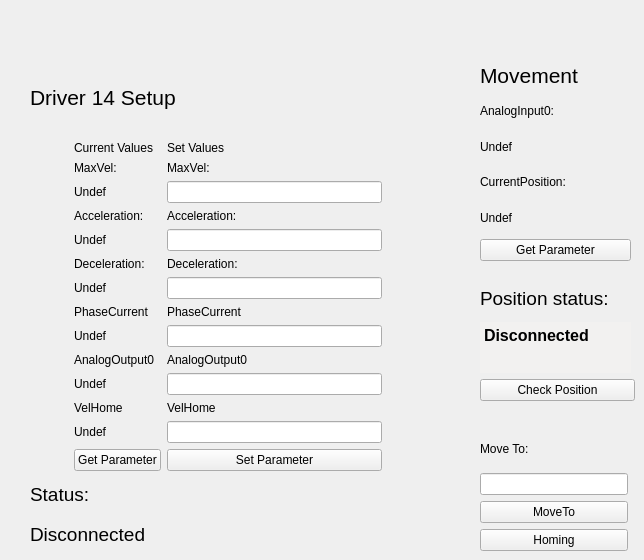
          <widget class="QWidget" name="tab_19">
           <attribute name="title">
            <string>14</string>
           </attribute>
           <attribute name="toolTip">
            <string>Driver 14 Setup and Movimentation</string>
           </attribute>
           <widget class="QWidget" name="layoutWidget_40">
            <property name="geometry">
             <rect>
              <x>480</x>
              <y>430</y>
              <width>148</width>
              <height>121</height>
             </rect>
            </property>
            <layout class="QVBoxLayout" name="verticalLayout_78">
             <item>
              <widget class="QLabel" name="label_334">
               <property name="text">
                <string>Move To:</string>
               </property>
              </widget>
             </item>
             <item>
              <widget class="QLineEdit" name="LineEditMoveToValue_14">
               <property name="toolTip">
                <string>Position to move driver 14</string>
               </property>
              </widget>
             </item>
             <item>
              <widget class="QPushButton" name="MoveTo_14">
               <property name="toolTip">
                <string>Move driver 14 to the position specified above</string>
               </property>
               <property name="text">
                <string>MoveTo</string>
               </property>
              </widget>
             </item>
             <item>
              <widget class="QPushButton" name="Homing_14">
               <property name="toolTip">
                <string>Execute the driver 14 homing procedure</string>
               </property>
               <property name="text">
                <string>Homing</string>
               </property>
              </widget>
             </item>
            </layout>
           </widget>
           <widget class="QWidget" name="layoutWidget_41">
            <property name="geometry">
             <rect>
              <x>480</x>
              <y>60</y>
              <width>151</width>
              <height>201</height>
             </rect>
            </property>
            <layout class="QVBoxLayout" name="verticalLayout_79">
             <item>
              <widget class="QLabel" name="label_335">
               <property name="font">
                <font>
                 <pointsize>16</pointsize>
                </font>
               </property>
               <property name="text">
                <string>Movement</string>
               </property>
              </widget>
             </item>
             <item>
              <widget class="QLabel" name="label_336">
               <property name="text">
                <string>AnalogInput0:</string>
               </property>
              </widget>
             </item>
             <item>
              <widget class="QLabel" name="LabelMovAnalogInput0_14">
               <property name="toolTip">
                <string>Current value of driver 14 AnalogInput(0)</string>
               </property>
               <property name="text">
                <string>Undef</string>
               </property>
              </widget>
             </item>
             <item>
              <widget class="QLabel" name="label_337">
               <property name="text">
                <string>CurrentPosition:</string>
               </property>
              </widget>
             </item>
             <item>
              <widget class="QLabel" name="LabelMovCurrentPosition_14">
               <property name="toolTip">
                <string>Current value of driver 14 CurrentPosition</string>
               </property>
               <property name="text">
                <string>Undef</string>
               </property>
              </widget>
             </item>
             <item>
              <widget class="QPushButton" name="GetParameterMov_14">
               <property name="toolTip">
                <string>Get position parameters of driver 14</string>
               </property>
               <property name="text">
                <string>Get Parameter</string>
               </property>
              </widget>
             </item>
            </layout>
           </widget>
           <widget class="QWidget" name="layoutWidget_39">
            <property name="geometry">
             <rect>
              <x>30</x>
              <y>60</y>
              <width>352</width>
              <height>491</height>
             </rect>
            </property>
            <layout class="QGridLayout" name="gridLayout_47">
             <item row="0" column="0" colspan="3">
              <widget class="QLabel" name="label_251">
               <property name="font">
                <font>
                 <pointsize>16</pointsize>
                </font>
               </property>
               <property name="text">
                <string>Driver 14 Setup</string>
               </property>
              </widget>
             </item>
             <item row="1" column="0">
              <layout class="QVBoxLayout" name="verticalLayout_31">
               <item>
                <widget class="QLabel" name="Images_14">
                 <property name="minimumSize">
                  <size>
                   <width>0</width>
                   <height>100</height>
                  </size>
                 </property>
                 <property name="maximumSize">
                  <size>
                   <width>200</width>
                   <height>150</height>
                  </size>
                 </property>
                 <property name="text">
                  <string/>
                 </property>
                 <property name="pixmap">
                  <pixmap resource="file.qrc">:/Driver.jpg</pixmap>
                 </property>
                 <property name="scaledContents">
                  <bool>true</bool>
                 </property>
                </widget>
               </item>
               <item>
                <widget class="QLabel" name="label_256">
                 <property name="text">
                  <string/>
                 </property>
                </widget>
               </item>
              </layout>
             </item>
             <item row="1" column="1">
              <widget class="QLabel" name="label_380">
               <property name="minimumSize">
                <size>
                 <width>25</width>
                 <height>0</height>
                </size>
               </property>
               <property name="text">
                <string/>
               </property>
              </widget>
             </item>
             <item row="1" column="2">
              <layout class="QGridLayout" name="gridLayout_30">
               <item row="0" column="0">
                <widget class="QLabel" name="label_257">
                 <property name="text">
                  <string>Current Values</string>
                 </property>
                </widget>
               </item>
               <item row="0" column="1">
                <widget class="QLabel" name="label_262">
                 <property name="text">
                  <string>Set Values</string>
                 </property>
                </widget>
               </item>
               <item row="1" column="0">
                <widget class="QLabel" name="label_263">
                 <property name="text">
                  <string>MaxVel:</string>
                 </property>
                </widget>
               </item>
               <item row="1" column="1">
                <widget class="QLabel" name="label_268">
                 <property name="text">
                  <string>MaxVel:</string>
                 </property>
                </widget>
               </item>
               <item row="2" column="0">
                <widget class="QLabel" name="LabelMaxVelSetup_14">
                 <property name="toolTip">
                  <string>Current value of driver 14 MaxVel</string>
                 </property>
                 <property name="text">
                  <string>Undef</string>
                 </property>
                </widget>
               </item>
               <item row="2" column="1">
                <widget class="QLineEdit" name="LineEditMaxVelSetup_14">
                 <property name="toolTip">
                  <string>&lt;html&gt;&lt;head/&gt;&lt;body&gt;&lt;p&gt;MaxVel of driver 14 to set&lt;/p&gt;&lt;/body&gt;&lt;/html&gt;</string>
                 </property>
                </widget>
               </item>
               <item row="3" column="0">
                <widget class="QLabel" name="label_269">
                 <property name="text">
                  <string>Acceleration:</string>
                 </property>
                </widget>
               </item>
               <item row="3" column="1">
                <widget class="QLabel" name="label_279">
                 <property name="text">
                  <string>Acceleration:</string>
                 </property>
                </widget>
               </item>
               <item row="4" column="0">
                <widget class="QLabel" name="LabelAccelerationSetup_14">
                 <property name="toolTip">
                  <string>Current value of driver 14 Acceleration</string>
                 </property>
                 <property name="text">
                  <string>Undef</string>
                 </property>
                </widget>
               </item>
               <item row="4" column="1">
                <widget class="QLineEdit" name="LineEditAccelerationSetup_14">
                 <property name="toolTip">
                  <string>&lt;html&gt;&lt;head/&gt;&lt;body&gt;&lt;p&gt;Acceleration of driver 14 to set&lt;/p&gt;&lt;/body&gt;&lt;/html&gt;</string>
                 </property>
                </widget>
               </item>
               <item row="5" column="0">
                <widget class="QLabel" name="label_280">
                 <property name="text">
                  <string>Deceleration:</string>
                 </property>
                </widget>
               </item>
               <item row="5" column="1">
                <widget class="QLabel" name="label_281">
                 <property name="text">
                  <string>Deceleration:</string>
                 </property>
                </widget>
               </item>
               <item row="6" column="0">
                <widget class="QLabel" name="LabelDecelerationSetup_14">
                 <property name="toolTip">
                  <string>Current value of driver 14 Deceleration</string>
                 </property>
                 <property name="text">
                  <string>Undef</string>
                 </property>
                </widget>
               </item>
               <item row="6" column="1">
                <widget class="QLineEdit" name="LineEditDecelerationSetup_14">
                 <property name="toolTip">
                  <string>&lt;html&gt;&lt;head/&gt;&lt;body&gt;&lt;p&gt;Deceleration of driver 14 to set&lt;/p&gt;&lt;/body&gt;&lt;/html&gt;</string>
                 </property>
                </widget>
               </item>
               <item row="7" column="0">
                <widget class="QLabel" name="label_282">
                 <property name="text">
                  <string>PhaseCurrent</string>
                 </property>
                </widget>
               </item>
               <item row="7" column="1">
                <widget class="QLabel" name="label_283">
                 <property name="text">
                  <string>PhaseCurrent</string>
                 </property>
                </widget>
               </item>
               <item row="8" column="0">
                <widget class="QLabel" name="LabelPhaseCurrentSetup_14">
                 <property name="toolTip">
                  <string>Current value of driver 14 PhaseCurrent</string>
                 </property>
                 <property name="text">
                  <string>Undef</string>
                 </property>
                </widget>
               </item>
               <item row="8" column="1">
                <widget class="QLineEdit" name="LineEditPhaseCurrentSetup_14">
                 <property name="toolTip">
                  <string>&lt;html&gt;&lt;head/&gt;&lt;body&gt;&lt;p&gt; PhaseCurrent of driver 14 to set&lt;/p&gt;&lt;/body&gt;&lt;/html&gt;</string>
                 </property>
                </widget>
               </item>
               <item row="9" column="0">
                <widget class="QLabel" name="label_284">
                 <property name="text">
                  <string>AnalogOutput0</string>
                 </property>
                </widget>
               </item>
               <item row="9" column="1">
                <widget class="QLabel" name="label_285">
                 <property name="text">
                  <string>AnalogOutput0</string>
                 </property>
                </widget>
               </item>
               <item row="10" column="0">
                <widget class="QLabel" name="LabelAnalogOutputSetup_14">
                 <property name="toolTip">
                  <string>Current value of driver 14 AnalogOutput(0)</string>
                 </property>
                 <property name="text">
                  <string>Undef</string>
                 </property>
                </widget>
               </item>
               <item row="10" column="1">
                <widget class="QLineEdit" name="LineEditAnalogOutputSetup_14">
                 <property name="toolTip">
                  <string>&lt;html&gt;&lt;head/&gt;&lt;body&gt;&lt;p&gt; AnalogOutput(0) of driver 14 to set&lt;/p&gt;&lt;/body&gt;&lt;/html&gt;</string>
                 </property>
                </widget>
               </item>
               <item row="11" column="0">
                <widget class="QLabel" name="label_381">
                 <property name="text">
                  <string>VelHome</string>
                 </property>
                </widget>
               </item>
               <item row="11" column="1">
                <widget class="QLabel" name="label_382">
                 <property name="text">
                  <string>VelHome</string>
                 </property>
                </widget>
               </item>
               <item row="12" column="0">
                <widget class="QLabel" name="LabelVelHomeSetup_14">
                 <property name="toolTip">
                  <string>Current value of driver 14 VelHome</string>
                 </property>
                 <property name="text">
                  <string>Undef</string>
                 </property>
                </widget>
               </item>
               <item row="12" column="1">
                <widget class="QLineEdit" name="LineEditVelHomeSetup_14">
                 <property name="toolTip">
                  <string>&lt;html&gt;&lt;head/&gt;&lt;body&gt;&lt;p&gt; VelHome of driver 14 to set&lt;/p&gt;&lt;/body&gt;&lt;/html&gt;</string>
                 </property>
                </widget>
               </item>
               <item row="13" column="0">
                <widget class="QPushButton" name="GetParameterDriver_14">
                 <property name="toolTip">
                  <string>&lt;html&gt;&lt;head/&gt;&lt;body&gt;&lt;p&gt;Get the current parameter of the driver 14&lt;/p&gt;&lt;/body&gt;&lt;/html&gt;</string>
                 </property>
                 <property name="text">
                  <string>Get Parameter</string>
                 </property>
                </widget>
               </item>
               <item row="13" column="1">
                <widget class="QPushButton" name="SetParameterDriver_14">
                 <property name="toolTip">
                  <string>&lt;html&gt;&lt;head/&gt;&lt;body&gt;&lt;p&gt;Set parameter of driver 14. Nota bene: in order to accomplished the command you have to set all the fields above.&lt;/p&gt;&lt;/body&gt;&lt;/html&gt;</string>
                 </property>
                 <property name="text">
                  <string>Set Parameter</string>
                 </property>
                </widget>
               </item>
              </layout>
             </item>
             <item row="2" column="0" colspan="3">
              <layout class="QVBoxLayout" name="verticalLayout_32">
               <item>
                <widget class="QLabel" name="label_286">
                 <property name="font">
                  <font>
                   <pointsize>14</pointsize>
                  </font>
                 </property>
                 <property name="text">
                  <string>Status:</string>
                 </property>
                </widget>
               </item>
               <item>
                <widget class="QLabel" name="LabelStatusDriver14">
                 <property name="font">
                  <font>
                   <pointsize>14</pointsize>
                  </font>
                 </property>
                 <property name="toolTip">
                  <string>Driver 14 Status</string>
                 </property>
                 <property name="text">
                  <string>Disconnected</string>
                 </property>
                </widget>
               </item>
              </layout>
             </item>
            </layout>
           </widget>
           <widget class="QWidget" name="layoutWidget_54">
            <property name="geometry">
             <rect>
              <x>480</x>
              <y>280</y>
              <width>155</width>
              <height>121</height>
             </rect>
            </property>
            <layout class="QVBoxLayout" name="verticalLayout_91">
             <item>
              <layout class="QVBoxLayout" name="verticalLayout_48">
               <item>
                <widget class="QLabel" name="label_323">
                 <property name="font">
                  <font>
                   <pointsize>14</pointsize>
                  </font>
                 </property>
                 <property name="text">
                  <string>Position status:</string>
                 </property>
                </widget>
               </item>
               <item>
                <widget class="QTextEdit" name="LabelPositionStatus_14">
                 <property name="maximumSize">
                  <size>
                   <width>151</width>
                   <height>51</height>
                  </size>
                 </property>
                 <property name="palette">
                  <palette>
                   <active>
                    <colorrole role="Base">
                     <brush brushstyle="SolidPattern">
                      <color alpha="255">
                       <red>242</red>
                       <green>241</green>
                       <blue>240</blue>
                      </color>
                     </brush>
                    </colorrole>
                   </active>
                   <inactive>
                    <colorrole role="Base">
                     <brush brushstyle="SolidPattern">
                      <color alpha="255">
                       <red>242</red>
                       <green>241</green>
                       <blue>240</blue>
                      </color>
                     </brush>
                    </colorrole>
                   </inactive>
                   <disabled>
                    <colorrole role="Base">
                     <brush brushstyle="SolidPattern">
                      <color alpha="255">
                       <red>255</red>
                       <green>255</green>
                       <blue>255</blue>
                      </color>
                     </brush>
                    </colorrole>
                   </disabled>
                  </palette>
                 </property>
                 <property name="font">
                  <font>
                   <pointsize>12</pointsize>
                   <weight>75</weight>
                   <bold>true</bold>
                  </font>
                 </property>
                 <property name="toolTip">
                  <string>&lt;html&gt;&lt;head/&gt;&lt;body&gt;&lt;p&gt;&lt;span style=&quot; font-size:11pt; font-weight:400;&quot;&gt;Here is printed the correspondence between the estimated position and the CurrentPosition of the driver 14.&lt;/span&gt;&lt;/p&gt;&lt;/body&gt;&lt;/html&gt;</string>
                 </property>
                 <property name="frameShape">
                  <enum>QFrame::NoFrame</enum>
                 </property>
                 <property name="html">
                  <string>&lt;!DOCTYPE HTML PUBLIC &quot;-//W3C//DTD HTML 4.0//EN&quot; &quot;http://www.w3.org/TR/REC-html40/strict.dtd&quot;&gt;
&lt;html&gt;&lt;head&gt;&lt;meta name=&quot;qrichtext&quot; content=&quot;1&quot; /&gt;&lt;style type=&quot;text/css&quot;&gt;
p, li { white-space: pre-wrap; }
&lt;/style&gt;&lt;/head&gt;&lt;body style=&quot; font-family:'.SF NS Text'; font-size:12pt; font-weight:600; font-style:normal;&quot;&gt;
&lt;p style=&quot; margin-top:0px; margin-bottom:0px; margin-left:0px; margin-right:0px; -qt-block-indent:0; text-indent:0px;&quot;&gt;&lt;span style=&quot; font-family:'Ubuntu';&quot;&gt;Disconnected&lt;/span&gt;&lt;/p&gt;&lt;/body&gt;&lt;/html&gt;</string>
                 </property>
                 <property name="textInteractionFlags">
                  <set>Qt::TextSelectableByMouse</set>
                 </property>
                </widget>
               </item>
              </layout>
             </item>
             <item>
              <widget class="QPushButton" name="CheckPositionButton_14">
               <property name="toolTip">
                <string>&lt;html&gt;&lt;head/&gt;&lt;body&gt;&lt;p&gt;Verify the correspondence between the estimated position and the current position of the driver 14.&lt;/p&gt;&lt;/body&gt;&lt;/html&gt;</string>
               </property>
               <property name="text">
                <string>Check Position</string>
               </property>
              </widget>
             </item>
            </layout>
           </widget>
          </widget>
